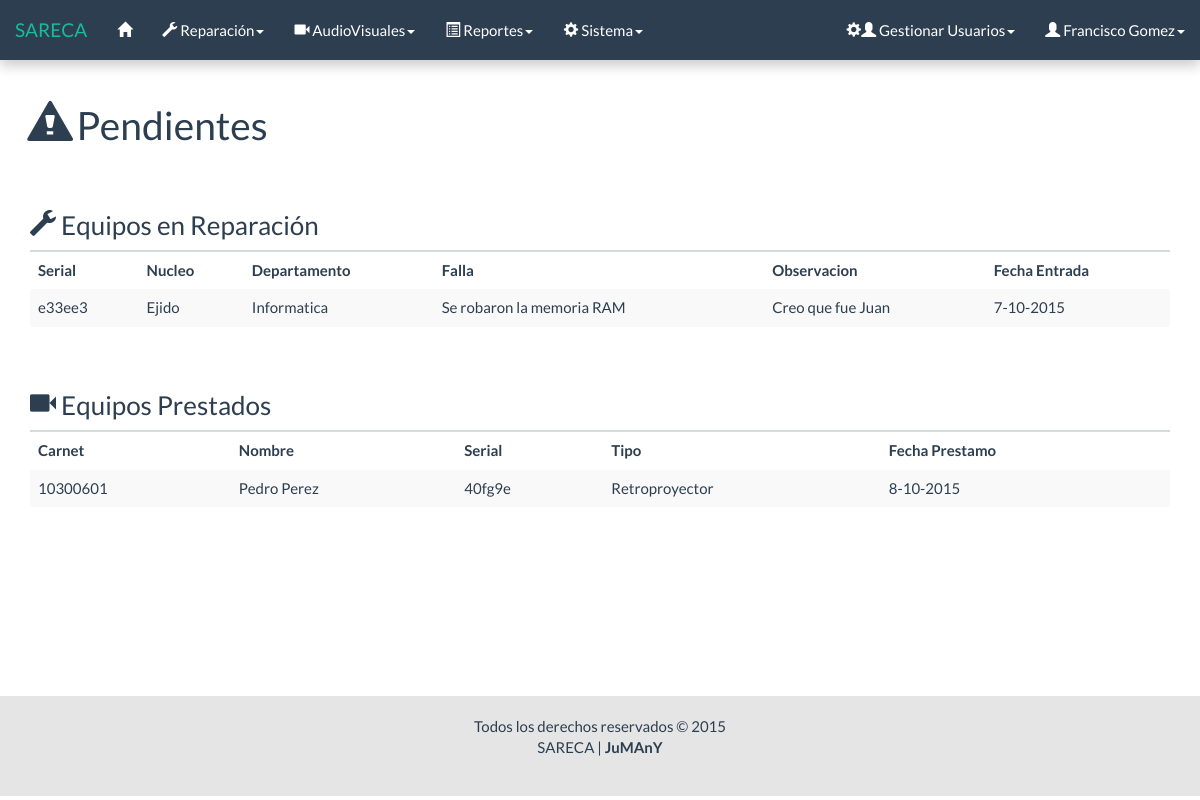
/html/inicio.php (signed in), run on the app's committed database.
### tables this page shows
CREATE TABLE `reparacion` (
  `Id` int(11) NOT NULL AUTO_INCREMENT,
  `Serial_equipo` varchar(11) NOT NULL,
  `Nucleo` varchar(50) NOT NULL,
  `Departamento` varchar(50) NOT NULL,
  `falla` varchar(50) NOT NULL,
  `Estado` int(1) NOT NULL,
  `observacion` varchar(50) NOT NULL,
  `Fecha_entrada` date NOT NULL,
  `resultado` int(1) NOT NULL,
  `observacion_reaparacion` varchar(50) NOT NULL,
  `Fecha_salida` date NOT NULL,
  `responsable` varchar(50) NOT NULL,
  PRIMARY KEY (`Id`),
  KEY `Serial_equipo` (`Serial_equipo`),
  KEY `responsable` (`responsable`),
  CONSTRAINT `reparacion_ibfk_1` FOREIGN KEY (`responsable`) REFERENCES `usuario` (`Id`) ON UPDATE CASCADE
);

CREATE TABLE `prestamo` (
  `Id` int(11) NOT NULL AUTO_INCREMENT,
  `Serial_equipo` varchar(11) NOT NULL,
  `Fecha_prestamo` date NOT NULL,
  `Id_usuario` varchar(50) NOT NULL,
  `Carnet` int(9) NOT NULL,
  `Estado` int(1) NOT NULL,
  PRIMARY KEY (`Id`),
  KEY `Id_usuario` (`Id_usuario`),
  KEY `Carnet` (`Carnet`),
  KEY `Serial_equipo` (`Serial_equipo`),
  CONSTRAINT `prestamo_ibfk_3` FOREIGN KEY (`Id_usuario`) REFERENCES `usuario` (`Id`) ON UPDATE CASCADE,
  CONSTRAINT `prestamo_ibfk_4` FOREIGN KEY (`Carnet`) REFERENCES `persona` (`Carnet`) ON UPDATE CASCADE,
  CONSTRAINT `prestamo_ibfk_5` FOREIGN KEY (`Serial_equipo`) REFERENCES `equipo_audiovisual` (`Serial`) ON UPDATE CASCADE
);

CREATE TABLE `persona` (
  `Carnet` int(9) NOT NULL,
  `Cedula` int(8) NOT NULL,
  `Nombre` varchar(30) NOT NULL,
  `Departamento` varchar(30) NOT NULL,
  `Cargo` varchar(20) NOT NULL,
  PRIMARY KEY (`Carnet`),
  KEY `Cedula` (`Cedula`)
);

CREATE TABLE `equipo_audiovisual` (
  `Serial` varchar(11) NOT NULL,
  `tipo` int(1) NOT NULL,
  `Estado` int(1) NOT NULL,
  PRIMARY KEY (`Serial`)
);

### html/inicio/inicio_rep.php (the view, shortened to what this page needs)
<?php
	require('../php/conexion/conexion.php');
	$sql = "SELECT * FROM reparacion WHERE Estado = 1";
	$res = $conectar->query($sql);
	if ($res->num_rows == 0) {
?>
		<div class="row">
			<div class="col-lg-12">
				<h3><span class="glyphicon glyphicon-wrench"></span> Equipos en Reparación</h3>
				<div class="alert alert-dismissible alert-info">
					<strong>No hay equipos en reparación.</strong>
				</div>
			</div>
		</div>
<?php
	} else {
?>
		<div class="row">
			<div class="col-lg-12">
				<h3><span class="glyphicon glyphicon-wrench"></span> Equipos en Reparación</h3>
				<table id="" class="table table-striped table-hover pendientes">
					<thead>
						<tr>
							<th>Serial</th>
							<th>Nucleo</th>
							<th>Departamento</th>
							<th>Falla</th>
							<th>Observacion</th>
							<th>Fecha Entrada</th>
						</tr>
					</thead>
					<tbody>
						<?php
						while ($fila = $res->fetch_object()) {
							list($a,$m,$d) = explode('-',$fila->Fecha_entrada);
							printf('
								<tr>
									<td>%s</td>
									<td>%s</td>
									<td>%s</td>
									<td>%s</td>
									<td>%s</td>
									<td>%d-%d-%d</td>
								</tr>',
								$fila->Serial_equipo,
								$fila->Nucleo,
								$fila->Departamento,
								$fila->falla,
								$fila->observacion,
								$d,
								$m,
								$a
							);
						}
						?>
					</tbody>
				</table>
			</div>
		</div>
<?php
	}
?>

### html/inicio.php (shortened to what this page needs)
<!DOCTYPE html>
<html lang="es">
	<head>
		<link rel="stylesheet" href="../css/bootstrap.css">
		<link rel="stylesheet" href="../css/general.css">
		<link rel="stylesheet" href="../css/jquery.dataTables.min.css">
	</head>
	<body>
		<div id="wrap">
			<?php
				include("menu/menu.php");
			?>
			<div class="container">
				<div class="bs-docs-section">
					<div class="page-header">
						<h1><span class="glyphicon glyphicon-alert"></span> Pendientes</h1>
					</div>
						<?php
							if ($_SESSION['nivel'] == 3 || $_SESSION['nivel'] == 1) include('inicio/inicio_rep.php');
							echo '<br>';
							if ($_SESSION['nivel'] == 2 || $_SESSION['nivel'] == 1) include('inicio/inicio_pres.php');
						?>
				</div>
			</div>
			<br>
			<div id="push"></div>
		</div>
		<div id="footer">
			<div class="container">
				<p class="muted credit">
					Todos los derechos reservados &copy; 2015 <br>
					SARECA | <b>JuMAnY</b>
				</p>
			</div>
		</div>
	</body>
</html>

### html/menu/menu.php (shortened to what this page needs)
<nav class="navbar navbar-default navbar-fixed-top">
	<div class="container-fluid">
		<div class="navbar-header">
			<a class="navbar-brand" href="#">SARECA</a>
		</div>
		<div class="collapse navbar-collapse" id="bs-example-navbar-collapse-1">
			<ul class="nav navbar-nav">
				<li data-toggle="tooltip" data-placement="bottom" title="" data-original-title="Inicio"><a href="inicio.php"><span class="glyphicon glyphicon-home"></span></a></li>
				<?php if($_SESSION["nivel"] == 3 || $_SESSION["nivel"] == 1){ ?>
							<li class="dropdown">
								<a href="#" class="dropdown-toggle" data-toggle="dropdown" role="button" aria-expanded="false"><span class="glyphicon glyphicon-wrench"></span> Reparación<span class="caret"></span></a>
							</li>
				<?php 	}
						if($_SESSION["nivel"] == 2 || $_SESSION["nivel"] == 1){
				?>
							<li class="dropdown">
								<a href="#" class="dropdown-toggle" data-toggle="dropdown" role="button" aria-expanded="false"><span class="glyphicon glyphicon-facetime-video"></span> AudioVisuales<span class="caret"></span></a>
							</li>
				<?php
				 		}
				?>
				<li class="dropdown">
					<a href="#" class="dropdown-toggle" data-toggle="dropdown" role="button" aria-expanded="false"><span class="glyphicon glyphicon-list-alt"></span> Reportes<span class="caret"></span></a>
				</li>
				<?php
						if($_SESSION["nivel"] == 1){
				?>
							<li class="dropdown">
								<a href="#" class="dropdown-toggle" data-toggle="dropdown" role="button" aria-expanded="false"><span class="glyphicon glyphicon-cog"></span> Sistema<span class="caret"></span></a>
							</li>
				<?php 	} ?>
			</ul>
			<ul class="nav navbar-nav navbar-right">
				<?php if($_SESSION["nivel"] == 1){ ?>
							<li class="dropdown">
								<a href="#" class="dropdown-toggle" data-toggle="dropdown" role="button" aria-expanded="false"><span class="glyphicon glyphicon-cog"></span><span class="glyphicon glyphicon-user"></span> Gestionar Usuarios<span class="caret"></span></a>
							</li>
				<?php } ?>
				<li data-toggle="tooltip" data-placement="left" title="" data-original-title="Perfil Usuario" class="dropdown">
					<a href="#" class="dropdown-toggle" data-toggle="dropdown" role="button" aria-expanded="false"><span class="glyphicon glyphicon-user"></span> <?=$_SESSION['nombre']?><span class="caret"></span></a>
				</li>
			</ul>
		</div>
	</div>
</nav>

### html/inicio/inicio_pres.php (shortened to what this page needs)
<?php
	require('../php/conexion/conexion.php');
	$sql = "SELECT *
			FROM equipo_audiovisual
			JOIN prestamo ON equipo_audiovisual.Serial = prestamo.Serial_equipo
			JOIN persona ON prestamo.Carnet = persona.Carnet
			WHERE equipo_audiovisual.Estado = 2
			AND prestamo.Estado = 2";
	$res = $conectar->query($sql);
	if ($res->num_rows == 0) {
?>
		<div class="row">
			<div class="col-lg-12">
				<h3><span class="glyphicon glyphicon-facetime-video"></span> Equipos Prestados</h3>
				<div class="alert alert-dismissible alert-info">
					<strong>No hay equipos AudioVisuales en préstamo.</strong>
				</div>
			</div>
		</div>
<?php
	} else {
?>
		<div class="row">
			<div class="col-lg-12">
				<h3><span class="glyphicon glyphicon-facetime-video"></span> Equipos Prestados</h3>
				<table id="" class="table table-striped table-hover pendientes">
					<thead>
						<tr>
							<th>Carnet</th>
							<th>Nombre</th>
							<th>Serial</th>
							<th>Tipo</th>
							<th>Fecha Prestamo</th>
						</tr>
					</thead>
					<tbody>
						<?php
						while ($fila = $res->fetch_object()) {
							if ($fila->tipo == 1) $tipo = 'VideoBeam';
							else $tipo = 'Retroproyector';
							list($a,$m,$d) = explode('-',$fila->Fecha_prestamo);
							printf('
								<tr class="tr_con">
									<td>%d</td>
									<td>%s</td>
									<td>%s</td>
									<td>%s</td>
									<td>%d-%d-%d</td>
								</tr>',
								$fila->Carnet,
								$fila->Nombre,
								$fila->Serial_equipo,
								$tipo,
								$d,
								$m,
								$a
							);
						}
						?>
					</tbody>
				</table>
			</div>
		</div>
<?php
	}
?>

### css/general.css (style rules this page uses)
html, body { height: 100%; }
.navbar { box-shadow: 0px 6px 12px rgba(0, 0, 0, 0.2); }
#wrap { min-height: 100%; height: auto !important; height: 100%; margin: 0 auto -104px; }
#push, #footer { height: 100px; }
#footer { text-align: center; background-color: #e5e5e5; }
#wrap > .container { padding-top: 60px; }
.container .credit { margin: 20px 0; }

### data on the page
reparacion: Serial_equipo "e33ee3", Nucleo "Ejido", Departamento "Informatica", falla "Se robaron la memoria RAM", observacion "Creo que fue Juan", d "7", m "10", a "2015"
prestamo: Carnet.Carnet "10300601", Carnet.Nombre "Pedro Perez", Serial_equipo "40fg9e", Serial_equipo.tipo "Retroproyector", d "8", m "10", a "2015"

### other printed values
$_SESSION['nombre'] "Francisco Gomez"
